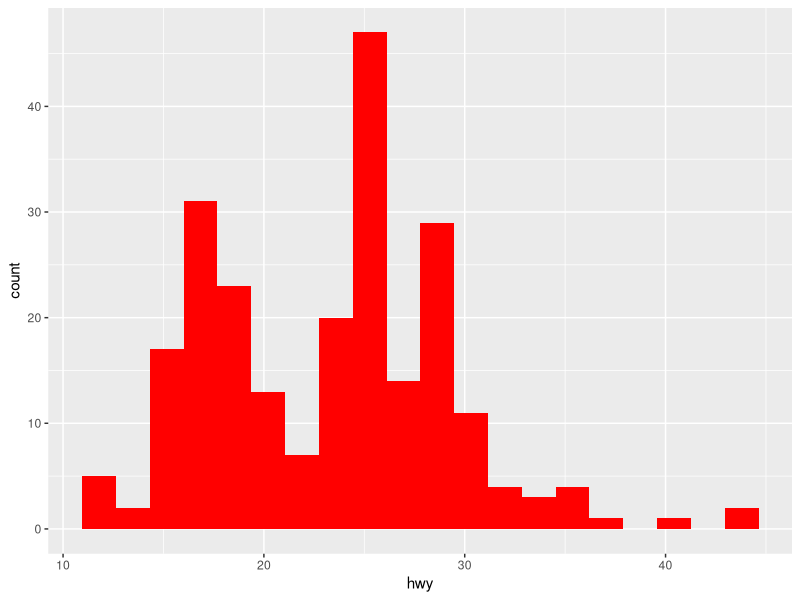
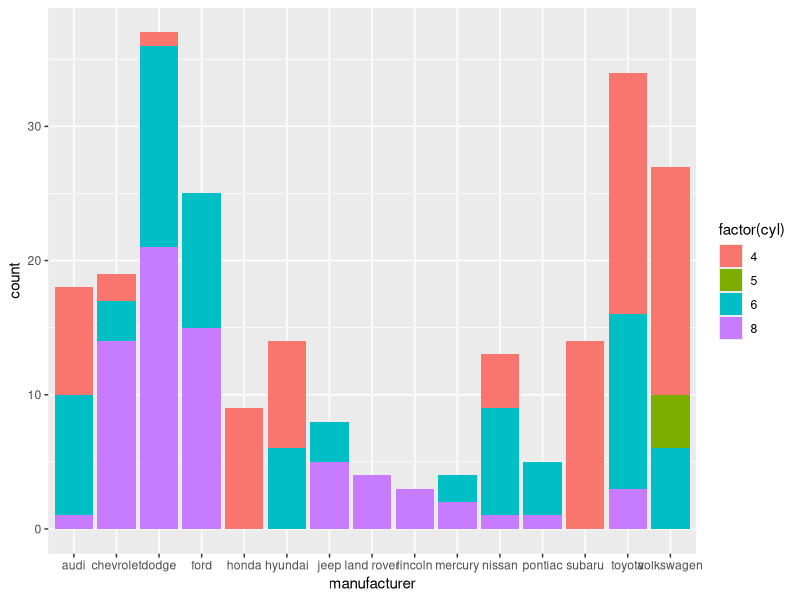
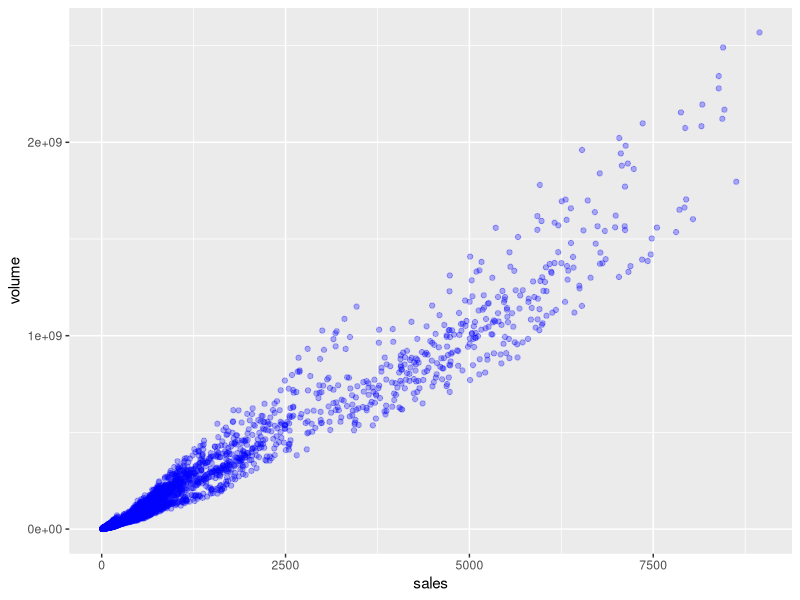
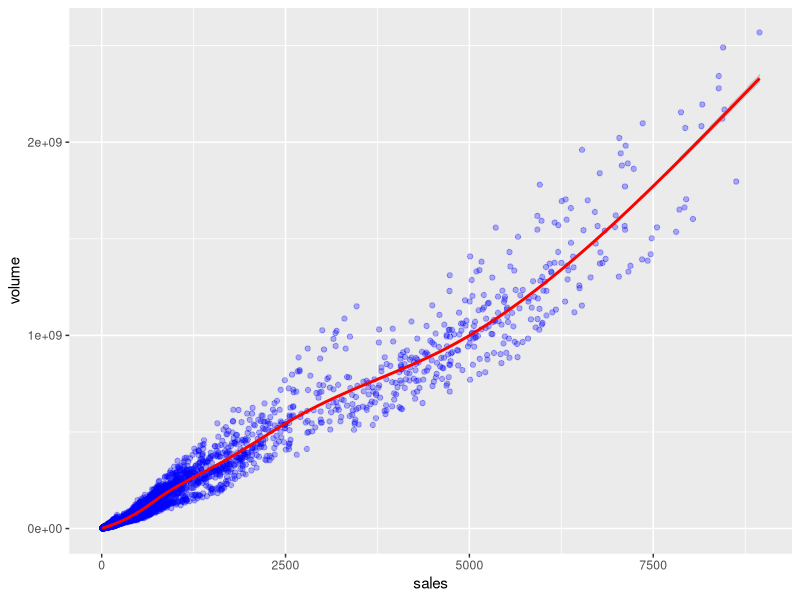

Here is the R script that generated these plots, in order:
library(ggplot2)
#install.packages("ggthemes")
library(ggthemes)
head(mpg)

#1.
pl1 <- ggplot(data = mpg, aes(x = hwy))
pl1 + geom_histogram(bins = 20, fill = "red")

#2.
pl2 <- ggplot(data = mpg, aes(x = manufacturer)) 
pl2 + geom_bar(aes(fill = factor(cyl)))

#3.
pl3 <- ggplot(data = txhousing, aes(x = sales, y = volume))
pl3 + geom_point(color = "blue", alpha = 0.3)

#4.
pl3 + geom_point(color = "blue", alpha = 0.3) + geom_smooth(color = "red")
